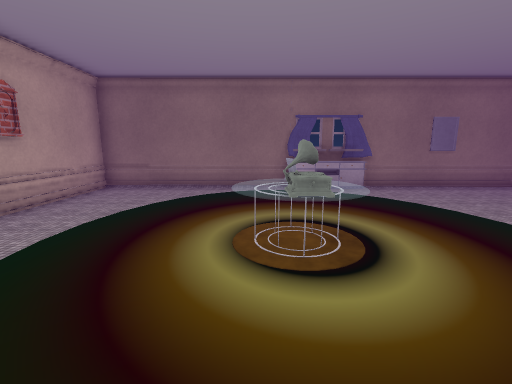
view 1 (above)

12 first-person views from a walk through a scene from a Unity 3-D project. The camera is 1.3 m above the floor, tilts 10° down and sees 90° across. Doors are open. The floor is counted in squares, 1 m on a side. Each view is taken from the middle of a square. On the plan, view 1 faces up. The plan holds only what a view shows up to about 13 squares ahead; the rest is blank. The player character is not drawn. Some surface patterns are stand-ins.

view 2
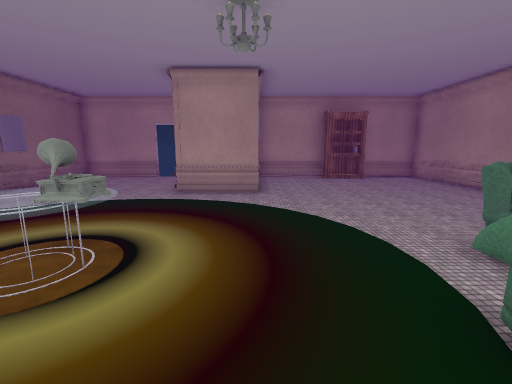

view 3
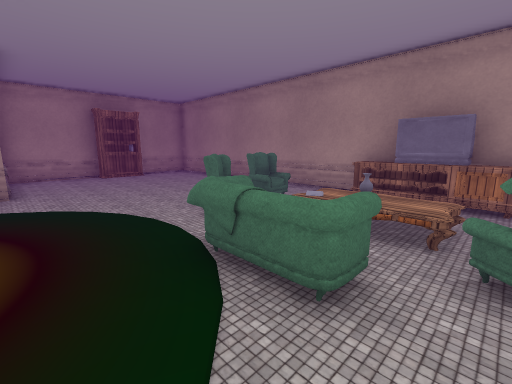

view 4
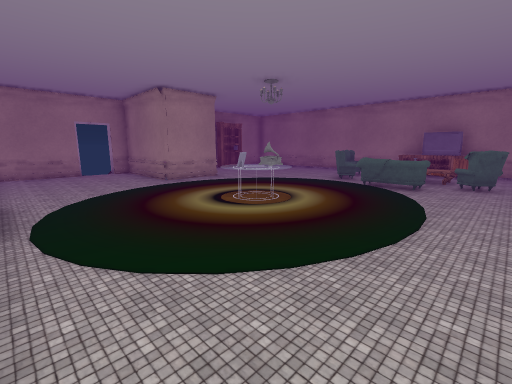

view 5
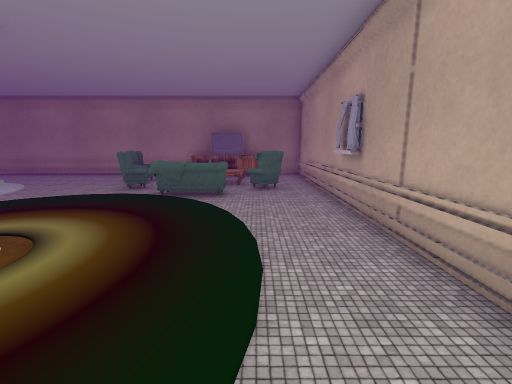

view 6
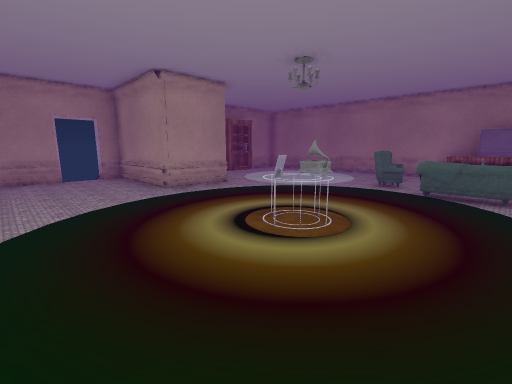

view 7
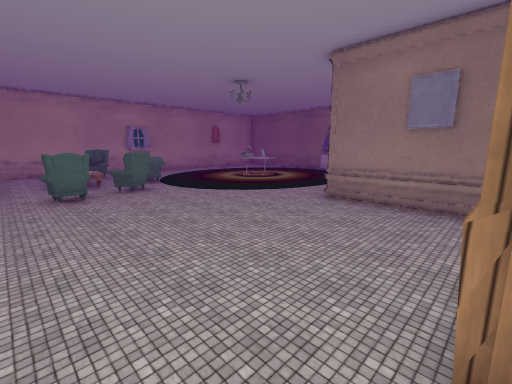

view 8
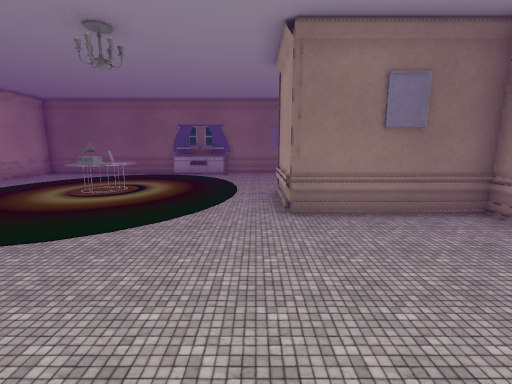

view 9
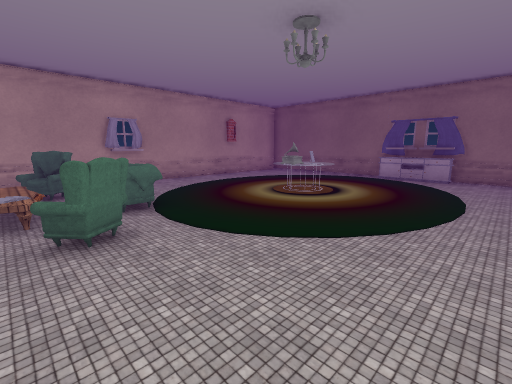

view 10
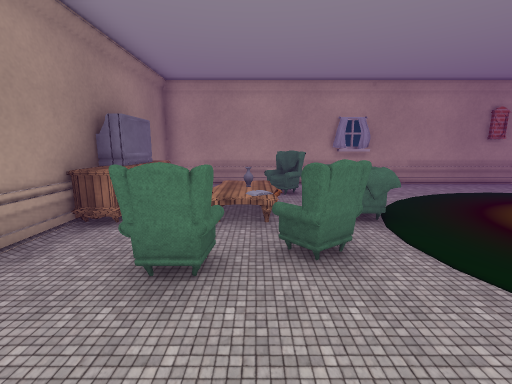

view 11
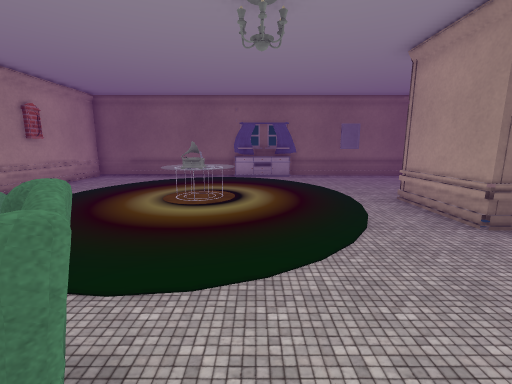

view 12
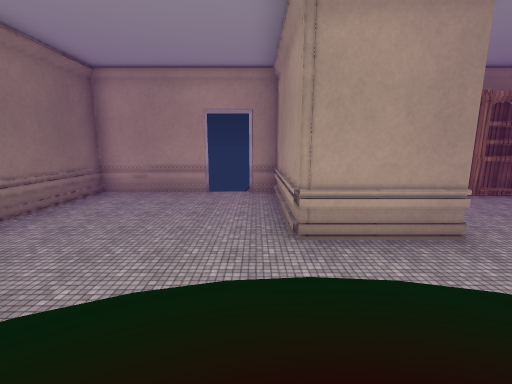

### Floor plan
Points are (right, up) in squares from view 1. A wall is a line through its corners. A room is listed if a view was taken in it or the views show most of it. See-through windows are left out.
Room 1 (views 1, 2, 3, 4, 5, 6, 7, 8, 9, 10, 11, 12)
walls: (-4.9, 0.6) (-4.9, -0.3); (-5.1, 0.6) (-5.1, -6.1) (-3.5, -6.1); (3.5, 8.4) (1.1, 8.4); (-1.4, -6.1) (9.6, -6.1) (9.6, -3.7); (9.6, -2.1) (9.6, 1) (5.7, 1) (5.7, 3.4) (9.6, 3.4) (9.6, 4.3); (-4.9, 5.6) (-4.9, 5); (9.6, 5.4) (9.6, 8.6) (-5.1, 8.6) (-5.1, 1.4)
ways out: gap at (10, 4.5)
objects: other object (-4, -3) to (-3, -2); other object (-3, -6) to (0, -5); other object (-2, -6); other object (0, -1); other object (0, 3) to (1, 4); other object (1, -4) to (2, -4); other object (1, -3) to (1, -2); other object (1, 8); other object (2, 8) to (3, 8); other object (9, -3)

Positions as (right, up) in squares from view 1, and headings:
1: (0, 0), facing up
2: (-2, 1), facing right
3: (-3, 1), facing down-right
4: (-4, 8), facing down-right
5: (-3, 6), facing down
6: (-2, 7), facing down-right
7: (9, -5), facing up-left
8: (5, -4), facing up
9: (5, -3), facing up-left
10: (4, -3), facing left
11: (2, -3), facing up
12: (2, 4), facing right
